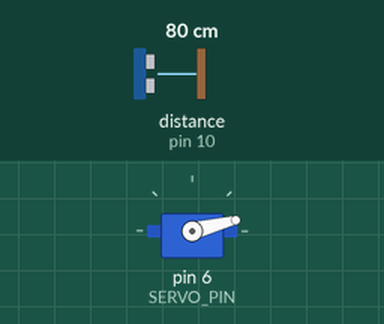
A sketch run on a simulated Arduino Uno, built with avr-gcc and run on an emulated ATmega328P. Shown: servo. Wiring (inferred from the names in the program): ultrasonic range finder: trigger pin 9; echo pin 10. The inputs (shaded band) are chosen by the test bench; at power-on: distance to the obstacle (sensor on pin 10) 80 cm. The echo pulse lasts 58.3 µs per cm; what the sketch prints to the serial monitor is not drawn.

Above: at 1.2 s.
1.3 s: distance to the obstacle (sensor on pin 10) set to 2 cm
4.3 s: distance to the obstacle (sensor on pin 10) set to 18 cm
At 5.13 s:
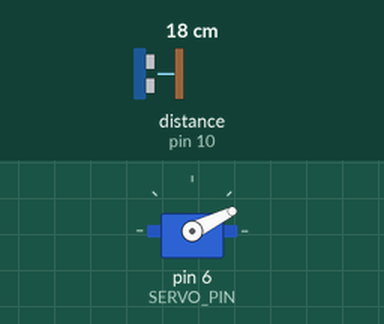
7.3 s: distance to the obstacle (sensor on pin 10) set to 4 cm
At 7.59 s:
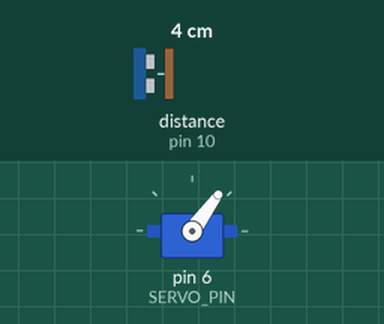
10.3 s: distance to the obstacle (sensor on pin 10) set to 35 cm
At 19.02 s:
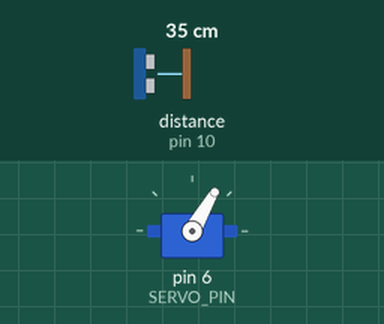
Timing chart, 0 to 20.5 s (numbered marks = the images above; inputs shaded):
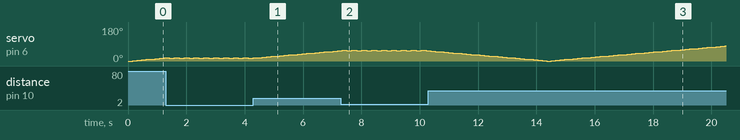

The sketch:

Lidar.ino
```cpp
#include <Servo.h>

#define TRIG_PIN 9
#define ECHO_PIN 10
#define SERVO_PIN 6
#define UMBRAL 15  // Distancia mínima en cm

Servo lidarServo;
int angulo = 0;
int direccion = 1;  // 1 = aumentando ángulo, -1 = disminuyendo

void setup() {
  Serial.begin(9600);
  pinMode(TRIG_PIN, OUTPUT);
  pinMode(ECHO_PIN, INPUT);
  lidarServo.attach(SERVO_PIN);
}

long medirDistancia() {
  digitalWrite(TRIG_PIN, LOW);
  delayMicroseconds(2);
  digitalWrite(TRIG_PIN, HIGH);
  delayMicroseconds(10);
  digitalWrite(TRIG_PIN, LOW);

  long duracion = pulseIn(ECHO_PIN, HIGH, 30000);  // timeout de 30 ms
  if (duracion == 0) return 999; // Sin respuesta, retorno alto
  long distancia = duracion * 0.034 / 2;
  return distancia;
}

void loop() {
  lidarServo.write(angulo);              // Mover el servo al ángulo actual
  delay(100);                            // Pequeña pausa para estabilizar el servo
  long distancia = medirDistancia();     // Medir distancia

  Serial.print("Ángulo: ");
  Serial.print(angulo);
  Serial.print("°, Distancia: ");
  Serial.print(distancia);
  Serial.println(" cm");

  // Si un objeto está cerca, invertir dirección
  if (distancia < UMBRAL) {
    direccion = -direccion;
    Serial.println("⚠ Objeto detectado cerca. Cambiando dirección.");
  }

  // Ajustar el ángulo
  angulo += direccion * 2;  // Paso suave de 2 grados

  // Evitar que el ángulo se salga de los límites
  if (angulo >= 180) {
    angulo = 180;
    direccion = -1;
  } else if (angulo <= 0) {
    angulo = 0;
    direccion = 1;
  }

  delay(50); // Delay total por ciclo: 100 + 50 = 150 ms aprox
}
```
